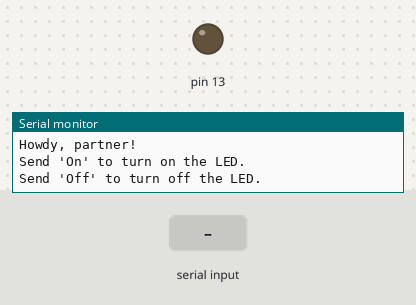
Simulated run of this sketch. Board: Arduino Uno, built with avr-gcc and run on an emulated ATmega328P. Parts: output pins drawn as LEDs (lit = HIGH), the last lines printed to the serial monitor. The test bench sets the inputs (shaded band).

Above: at 1.2 s.
1.3 s: "On" received over Serial
At 1.8 s:
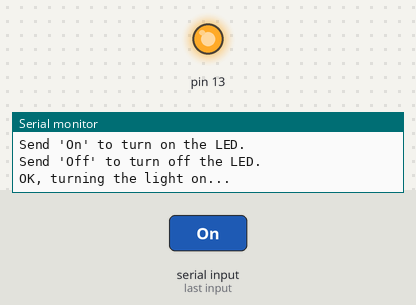
2.8 s: "Off" received over Serial
At 4.2 s:
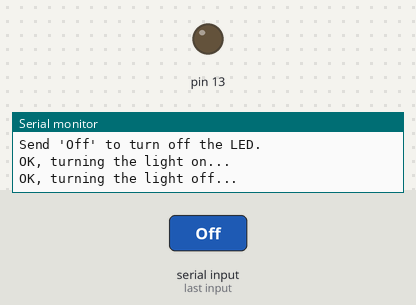
Timing chart, 0 to 5.8 s (numbered marks = the images above; inputs shaded):
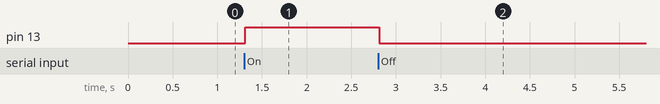

Measured:
- after the input at 1.3 s, pin 13: LOW → HIGH at once
- after the input at 2.8 s, pin 13: HIGH → LOW at once

The sketch:

serialBlink.ino
```cpp
void setup() {
  // put your setup code here, to run once:
  Serial.begin(9600);
  Serial.setTimeout(10);
  Serial.println("Howdy, partner!");
  Serial.println("Send 'On' to turn on the LED.");
  Serial.println("Send 'Off' to turn off the LED.");
  pinMode(13, OUTPUT);
}

void loop() {
  // put your main code here, to run repeatedly:
  if (Serial.available() > 0) {
    String command;
    command = Serial.readString();
    if (command == "On") {
      Serial.println("OK, turning the light on...");
      digitalWrite(13, HIGH);
    }
    else if (command == "Off") {
      Serial.println("OK, turning the light off...");
      digitalWrite(13, LOW);
    }
    else Serial.println("I'm sorry, I didn't understand that. Please type 'On' or 'Off' before sending.");
  }
}
```
